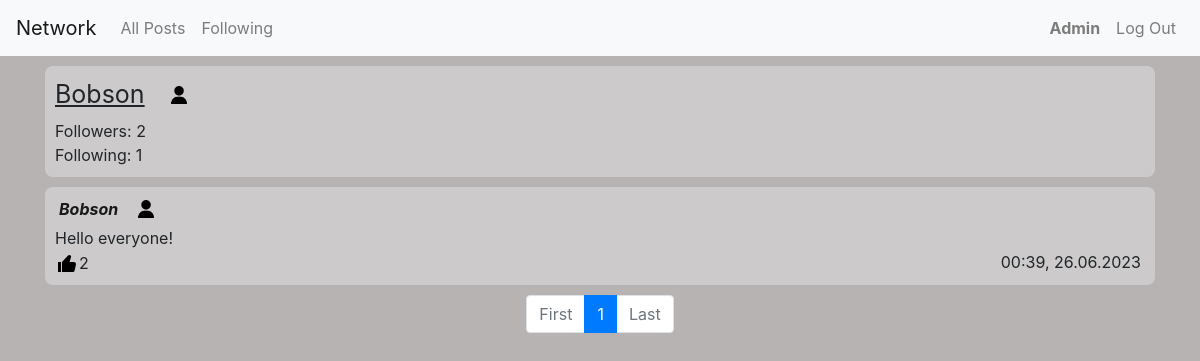
The app's page /profile/Bobson (signed in) with its own data.
### network/models.py (models this page shows, shortened)
class User(AbstractUser):
    pass

class Post(models.Model):
    author = models.ForeignKey(User, on_delete = models.CASCADE, related_name = "authorUser")
    textarea = models.TextField(max_length = 5000)
    timestamp = models.DateTimeField(auto_now_add=True)
    likes = models.ManyToManyField(User, related_name = "likes", blank = True)

### network/views.py (the view)
# urls.py: path("profile/<str:name>", views.profile, name="profile"),
def profile(request, name):
    otherUser = User.objects.get(username = name)
    myOwn = request.user
    statusFollow = False
    followers = Followers.objects.filter(user = otherUser)
    if followers:
        for extractList in followers:
            lenFollowlist = len(extractList.who.all())
            for unit in extractList.who.all():
                if unit == myOwn:
                    statusFollow = True
                    break
    else:
        lenFollowlist = 0
    followings = Following.objects.filter(user = otherUser)
    if followings:
        for extractList in followings:
            lenFollowinglist = len(extractList.who.all())
    else:
        lenFollowinglist = 0
    posts = Post.objects.filter(author = otherUser).order_by('-timestamp')
    forrange = math.ceil(len(posts)/N)+1
    paginator = Paginator(posts, N)
    page_number = request.GET.get('page')
    page_obj = paginator.get_page(page_number)
    return render(request, "network/profile.html", {
        "page_obj": page_obj,
        "range": range(1, forrange),
        "guest": name,
        "statusFollow": statusFollow,
        "followersCount": lenFollowlist,
        "followingCount": lenFollowinglist
    })

### network/templates/network/profile.html (shortened to what this page needs)
{% extends "network/layout.html" %}
{% block body %}
    <div class="container">
        <div class="comment">
            <div class="d-flex flex-row align-items-center flexgap margbot5">
                <p class="profileName"> {{ guest }} </p>
                {% if user.is_authenticated %}
                    {% if statusFollow %}
                        <button onclick="subscribeFunction(this)" title="unsubscribe" class="subscribe" type="submit" data-author="{{guest}}" data-substatus="true" >
                            <img src="/static/network/black.png" class="imagepad" width="18px" height="18px">
                        </button>
                    {% elif request.user.username == guest %}
                    {% else %}
                        <button onclick="subscribeFunction(this)" title="subscribe"  class="subscribe" type="submit" data-author="{{guest}}" data-substatus="false" >
                            <img src="/static/network/white.png" class="imagepad" width="18px" height="18px">
                        </button>
                    {% endif %}
                {% else %}
                    <img src="/static/network/white.png" class="imagepad" width="18px" height="18px">
                {% endif %}
            </div>
            <p>Followers: <span class="changefw">{{ followersCount }}</span></p>
            <p>Following: {{ followingCount }}</p>
        </div>
        {% for post in page_obj %}
            <div class="comment comment-{{post.id}}">
                <div class="d-flex flex-row align-items-center flexgap margbot5">
                    <a class="linkForUser frame" href="{% url 'profile' post.author %}"> {{ post.author }} </a>
                    {% if user.is_authenticated %}
                        {% if statusFollow %}
                            <button onclick="subscribeFunction(this)" title="unsubscribe" class="subscribe" type="submit" data-author="{{post.author}}" data-substatus="true" >
                                <img src="/static/network/black.png" class="imagepad" width="18px" height="18px">
                            </button>
                        {% elif request.user == post.author %}
                        {% else %}
                            <button onclick="subscribeFunction(this)" title="subscribe"  class="subscribe" type="submit" data-author="{{post.author}}" data-substatus="false" >
                                <img src="/static/network/white.png" class="imagepad" width="18px" height="18px">
                            </button>
                        {% endif %}
                    {% else %}
                        <img src="/static/network/white.png" class="imagepad" width="18px" height="18px">
                    {% endif %}
                </div>
                <div class="divPostArea-{{post.id}}">
                    <p class="postArea-{{post.id}}">
                        {{ post.textarea }}
                    </p>
                </div>
                <span class="frame floatRight">{{ post.timestamp|date:'H:i, d.m.Y'}}</span>
                <div class="likediv">
                    {% if user.is_authenticated %}
                        {% if request.user in post.likes.all %}
                            <button onclick="likeFunction(this)" class="like" data-pressed="true" data-post_id="{{post.id}}">
                                <svg width = "24" height = "24">
                                <g> <path d='M3,11h3v10H3V11z M18.77,11h-4.23l1.52-4.94C16.38,5.03,15.54,4,14.38,4c-0.58,0-1.14,0.24-1.52,0.65L7,11v10h10.43 c1.06,0,1.98-0.67,2.19-1.61l1.34-6C21.23,12.15,20.18,11,18.77,11z'></path>
                                </g> </svg>
                            </button>
                        {% endif %}
                    {% endif %}
                    <span class="likeCount-{{post.id}}">
                        {{ post.likes.all|length }}
                    </span>
                </div>
            </div>
        {% empty %}
            <div class="comment">
                <p class="centerText">You haven't got posts yet</p>
            </div>
        {% endfor %}
    </div>
    <nav class="pagnav">
        <ul class="pagination justify-content-center">
            {% if page_obj.number == 1 %}
                <li class="page-item disabled"><a class="page-link" href="?page=1">First</a></li>
            {% else %}
                <li class="page-item"><a class="page-link" href="?page=1">First</a></li>
            {% endif %}
            {% if page_obj.paginator.num_pages < 4 %}
                {% for i in range %}
                    {% if page_obj.number == i %}
                        <li class="page-item active"><a class="page-link" href="?page={{ i }}"> {{ i }} </a></li>
                    {% else %}
                        <li class="page-item"><a class="page-link" href="?page={{ i }}"> {{ i }} </a></li>
                    {% endif %}
                {% endfor %}
            {% endif %}
            {% if page_obj.number == page_obj.paginator.num_pages %}
                <li class="page-item disabled"><a class="page-link" href="?page={{ page_obj.paginator.num_pages }}">Last</a></li>
            {% else %}
                <li class="page-item"><a class="page-link" href="?page={{ page_obj.paginator.num_pages }}">Last</a></li>
            {% endif %}
        </ul>
    </nav>
{% endblock %}

### network/templates/network/layout.html (shortened to what this page needs)
{% load static %}
<!DOCTYPE html>
<html lang="en">
    <head>
        <link rel="stylesheet" href="https://stackpath.bootstrapcdn.com/bootstrap/4.4.1/css/bootstrap.min.css">
        <link href="{% static 'network/styles.css' %}" rel="stylesheet">
    </head>
    <body>
        <nav class="navbar navbar-expand navbar-light bg-light">
            <div class="w-100 d-flex flex-row justify-content-between">
                <div class="d-flex flex-row">
                    <a class="navbar-brand" href="{% url 'index' %}">Network</a>
                    <ul class="navbar-nav mr-auto w-100 ">
                        <li class="nav-item">
                            <a class="nav-link" href="{% url 'index' %}">All Posts</a>
                        </li>
                        {% if user.is_authenticated %}
                            <li class="nav-item">
                                <a class="nav-link" href="{% url 'following' %}">Following</a>
                            </li>
                        {% endif %}
                    </ul>
                </div>
                <div class="">
                    <ul class="navbar-nav mr-auto w-100 ">
                        {% if user.is_authenticated %}
                            <li class="nav-item">
                                <a class="nav-link" href="{% url 'profile' user.username %}"><strong>{{ user.username }}</strong></a>
                            </li>
                            <li class="nav-item rightside">
                                <a class="nav-link" href="{% url 'logout' %}">Log Out</a>
                            </li>
                        {% endif %}
                    </ul>
                </div>
            </div>
          </nav>
        <div class="body">
            {% block body %}
            {% endblock %}
        </div>
    </body>
</html>

### network/static/network/styles.css (style rules this page uses)
body { background-color: rgb(184, 179, 179); background-image: url("https://www.transparenttextures.com/patterns/graphy-dark.png"); user-select: none; }
p { margin: 0; user-select: text; word-break: break-all; }
.comment { width: 100%; height: 100%; margin-bottom: 10px; margin-top: 10px; padding: 10px 10px; border-radius: 8px; background-color: #d6d6d6a9; }
.floatRight { float: right; }
.frame { width: fit-content; background-color: transparent; padding-left: 4px; padding-right: 4px; }
.linkForUser { color: rgb(24, 24, 24); font-style: italic; font-weight: bold; }
.like, .subscribe, .editButton, .confirmButton { border: 0; padding: 0; background: none; }
.likediv { display: flex; align-items: flex-end; }
.imagepad { margin-bottom: 2px; }
.margbot5 { margin-bottom: 5px;; }
.flexgap { gap: 15px; }
.profileName { text-decoration: underline; font-size: 25px; margin-right: 10px; }

### records on screen
User: username "Admin"
User: username "Bobson"
Post: author "Bobson", textarea "Hello everyone!", timestamp "00:39, 26.06.2023", likes.all|length "2"

### other values on screen
{{ followersCount }} "2"
{{ followingCount }} "1"
{{ i }} "1"
